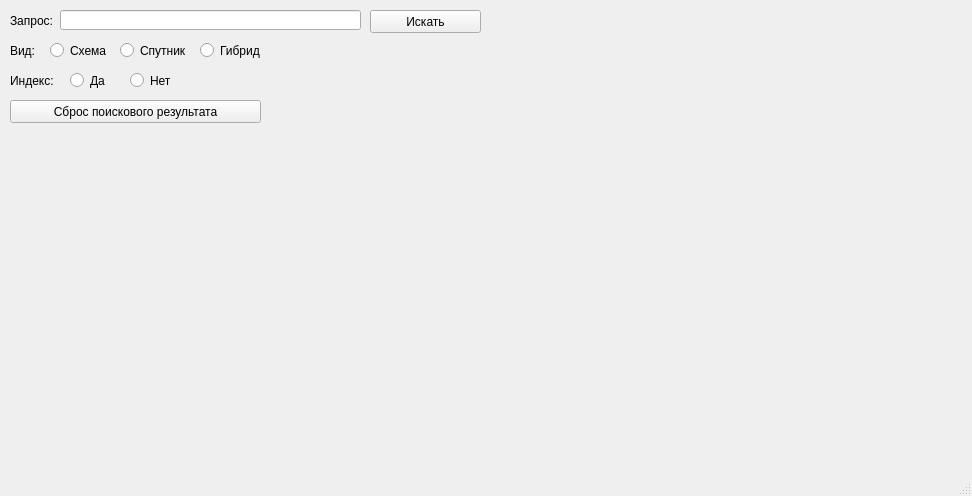
<?xml version="1.0" encoding="UTF-8"?>
<ui version="4.0">
 <class>MainWindow</class>
 <widget class="QMainWindow" name="MainWindow">
  <property name="geometry">
   <rect>
    <x>0</x>
    <y>0</y>
    <width>972</width>
    <height>496</height>
   </rect>
  </property>
  <property name="windowTitle">
   <string>Maps API</string>
  </property>
  <widget class="QWidget" name="centralwidget">
   <widget class="QLineEdit" name="to_search">
    <property name="geometry">
     <rect>
      <x>60</x>
      <y>10</y>
      <width>301</width>
      <height>20</height>
     </rect>
    </property>
   </widget>
   <widget class="QLabel" name="label">
    <property name="geometry">
     <rect>
      <x>10</x>
      <y>10</y>
      <width>47</width>
      <height>21</height>
     </rect>
    </property>
    <property name="text">
     <string>Запрос:</string>
    </property>
   </widget>
   <widget class="QLabel" name="label_2">
    <property name="geometry">
     <rect>
      <x>10</x>
      <y>40</y>
      <width>47</width>
      <height>21</height>
     </rect>
    </property>
    <property name="text">
     <string>Вид:</string>
    </property>
   </widget>
   <widget class="QRadioButton" name="map_radio">
    <property name="geometry">
     <rect>
      <x>50</x>
      <y>40</y>
      <width>82</width>
      <height>21</height>
     </rect>
    </property>
    <property name="text">
     <string>Схема</string>
    </property>
   </widget>
   <widget class="QRadioButton" name="skl_radio">
    <property name="geometry">
     <rect>
      <x>200</x>
      <y>40</y>
      <width>82</width>
      <height>21</height>
     </rect>
    </property>
    <property name="text">
     <string>Гибрид</string>
    </property>
   </widget>
   <widget class="QRadioButton" name="sat_radio">
    <property name="geometry">
     <rect>
      <x>120</x>
      <y>40</y>
      <width>82</width>
      <height>21</height>
     </rect>
    </property>
    <property name="text">
     <string>Спутник</string>
    </property>
   </widget>
   <widget class="QPushButton" name="search_btn">
    <property name="geometry">
     <rect>
      <x>370</x>
      <y>10</y>
      <width>111</width>
      <height>23</height>
     </rect>
    </property>
    <property name="text">
     <string>Искать</string>
    </property>
   </widget>
   <widget class="QPushButton" name="clear_btn">
    <property name="geometry">
     <rect>
      <x>10</x>
      <y>100</y>
      <width>251</width>
      <height>23</height>
     </rect>
    </property>
    <property name="text">
     <string>Сброс поискового результата</string>
    </property>
   </widget>
   <widget class="QLabel" name="label_3">
    <property name="geometry">
     <rect>
      <x>10</x>
      <y>70</y>
      <width>47</width>
      <height>21</height>
     </rect>
    </property>
    <property name="text">
     <string>Индекс:</string>
    </property>
   </widget>
   <widget class="QRadioButton" name="yes_index_radio">
    <property name="geometry">
     <rect>
      <x>70</x>
      <y>70</y>
      <width>41</width>
      <height>21</height>
     </rect>
    </property>
    <property name="text">
     <string>Да</string>
    </property>
   </widget>
   <widget class="QRadioButton" name="no_index_radio">
    <property name="geometry">
     <rect>
      <x>130</x>
      <y>70</y>
      <width>41</width>
      <height>21</height>
     </rect>
    </property>
    <property name="text">
     <string>Нет</string>
    </property>
   </widget>
   <widget class="QLabel" name="pixmap_label">
    <property name="geometry">
     <rect>
      <x>510</x>
      <y>10</y>
      <width>450</width>
      <height>450</height>
     </rect>
    </property>
    <property name="text">
     <string/>
    </property>
   </widget>
  </widget>
  <widget class="QStatusBar" name="statusbar"/>
 </widget>
 <resources/>
 <connections/>
</ui>
